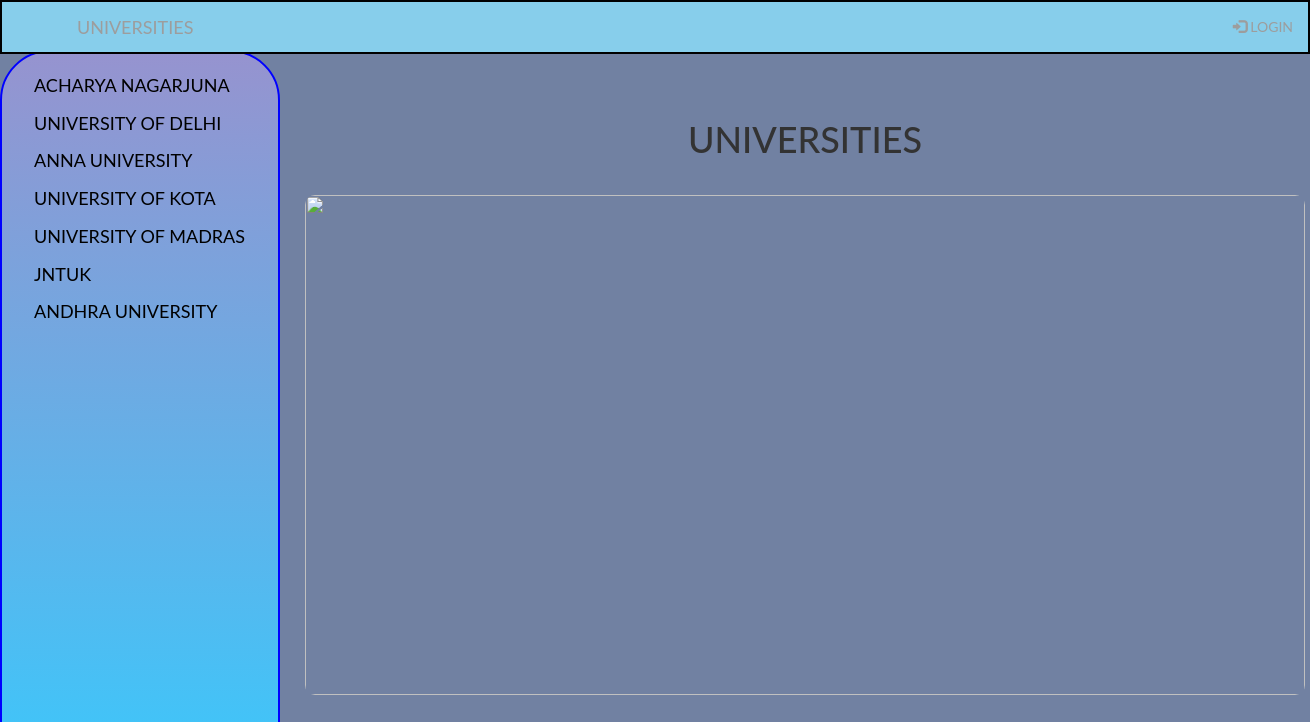
The page /home on the database its author committed.
### Data_Setup.py (models this page shows, shortened)
class UniversityName(Base):
    __tablename__ = 'universityname'
    id = Column(Integer, primary_key=True)
    name = Column(String(250), nullable=False)
    user_id = Column(Integer, ForeignKey('user.id'))
    user = relationship(User, backref="universityname")

### main.py (the view)
@app.route('/')
@app.route('/home')
def home():
    ish_zab = session.query(UniversityName).all()
    return render_template('myhome.html', ish_zab=ish_zab)

### templates/myhome.html (shortened to what this page needs)
{% include 'nav.html' %}
<div class="main">
{% block content %}
<div class="text-center">
	<h1>UNIVERSITIES</h1>
		<img style="width: 1000px; height: 500px; margin: 0; padding: 0; margin-top: 25px;border-radius:10px;" src="https://blogs.lse.ac.uk/europpblog/files/2017/05/Corpus-Christi-Oxford.jpg">
	</div>
{% endblock content %}
</div>

### templates/nav.html (shortened to what this page needs)
<!DOCTYPE html>
<html lang="en">
<head>
  <link rel="stylesheet" href="https://maxcdn.bootstrapcdn.com/bootstrap/3.3.7/css/bootstrap.min.css">
</head>
<body>
<nav class="navbar navbar-inverse  navbar-fixed-top" style="background-color:skyblue;border:2px solid black;">
  <div class="container-fluid">
    <div class="navbar-header">
      <a class="navbar-brand" href="{{ url_for('home') }}">&nbsp;&nbsp;&nbsp;&nbsp;&nbsp;&nbsp;&nbsp;&nbsp;&nbsp;&nbsp;&nbsp;&nbsp;&nbsp;UNIVERSITIES</a>
    </div>
    <ul class="nav navbar-nav navbar-right">
      {% if 'username' in session %}
            <li><button class="btn btn-warning mr-sm-2" style="margin-top: 5px;background-color:#7181A2;border:2px solid #7181A2;margin-bottom: 5px;"><a href="{{ url_for('addUniversity')}}"><h6 style="color:white;">ADD UNIVERSITY</h6></a></button></li>
            <li style="margin: 10px;"><p class="text-primary mr-sm-2">{{ session.username }}</p></li>
            <li><a href="{{ url_for('logout')}}"><span class="glyphicon glyphicon-log-in"></span> LOGOUT</a></li>
      {% else %}
            <li><a href="{{ url_for('showLogin')}}"><span class="glyphicon glyphicon-log-in"></span> LOGIN</a></li>
      {% endif %}
    </ul>
  </div>
</nav>
<div class="sidenav">
  <table>
      {% for ish in ish_zab %}
      <tr>
          <td><a href="{{ url_for('showColleges',ishid=ish.id)}}">{{ish.name}}</a></td>
        </tr>
      {% endfor %}
  </table>
</div>
</body>
</html>

### templates/nav.html (style rules this page uses)
body { font-family: "Lato", sans-serif; background-color:#7181A2; }
.sidenav { height: 100%; width: 280px; position: fixed; z-index: 1; top: 50px; left: 0; background: linear-gradient(to top, #33ccff 0%, #9693CF 100%); overflow-x: hidden; padding-top: 15px; border:2px solid blue; border-radius:50px; }
.sidenav a { padding: 6px 6px 6px 32px; text-decoration: none; font-size: 18px; color: black; display: block; }
.main { margin-left: 300px; }

### rows shown on the page
UniversityName: name "ACHARYA NAGARJUNA"
UniversityName: name "UNIVERSITY OF DELHI"
UniversityName: name "ANNA UNIVERSITY"
UniversityName: name "UNIVERSITY OF KOTA"
UniversityName: name "UNIVERSITY OF MADRAS"
UniversityName: name "JNTUK"
UniversityName: name "ANDHRA UNIVERSITY"
